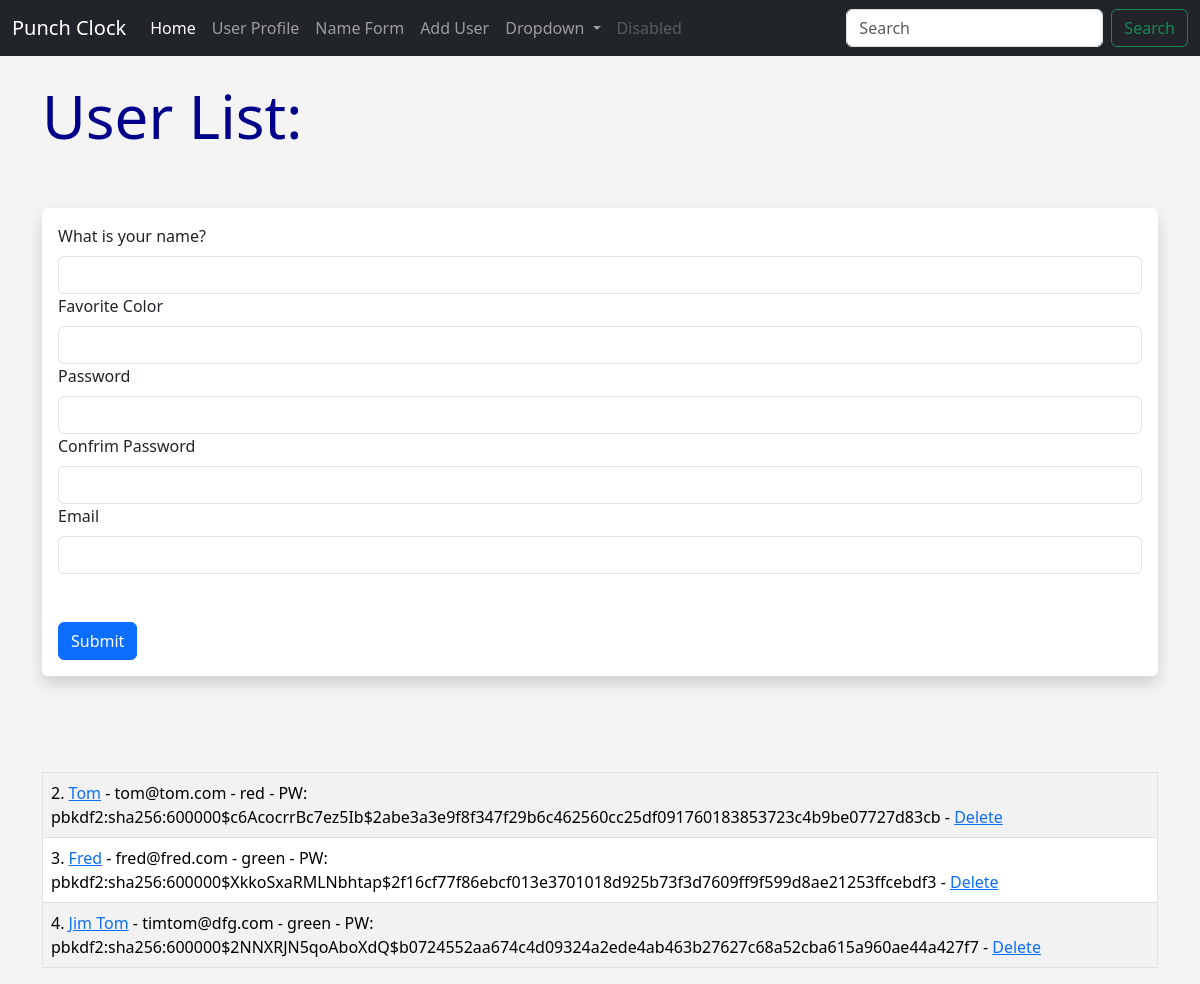
The page /user/add on the database as committed earlier.
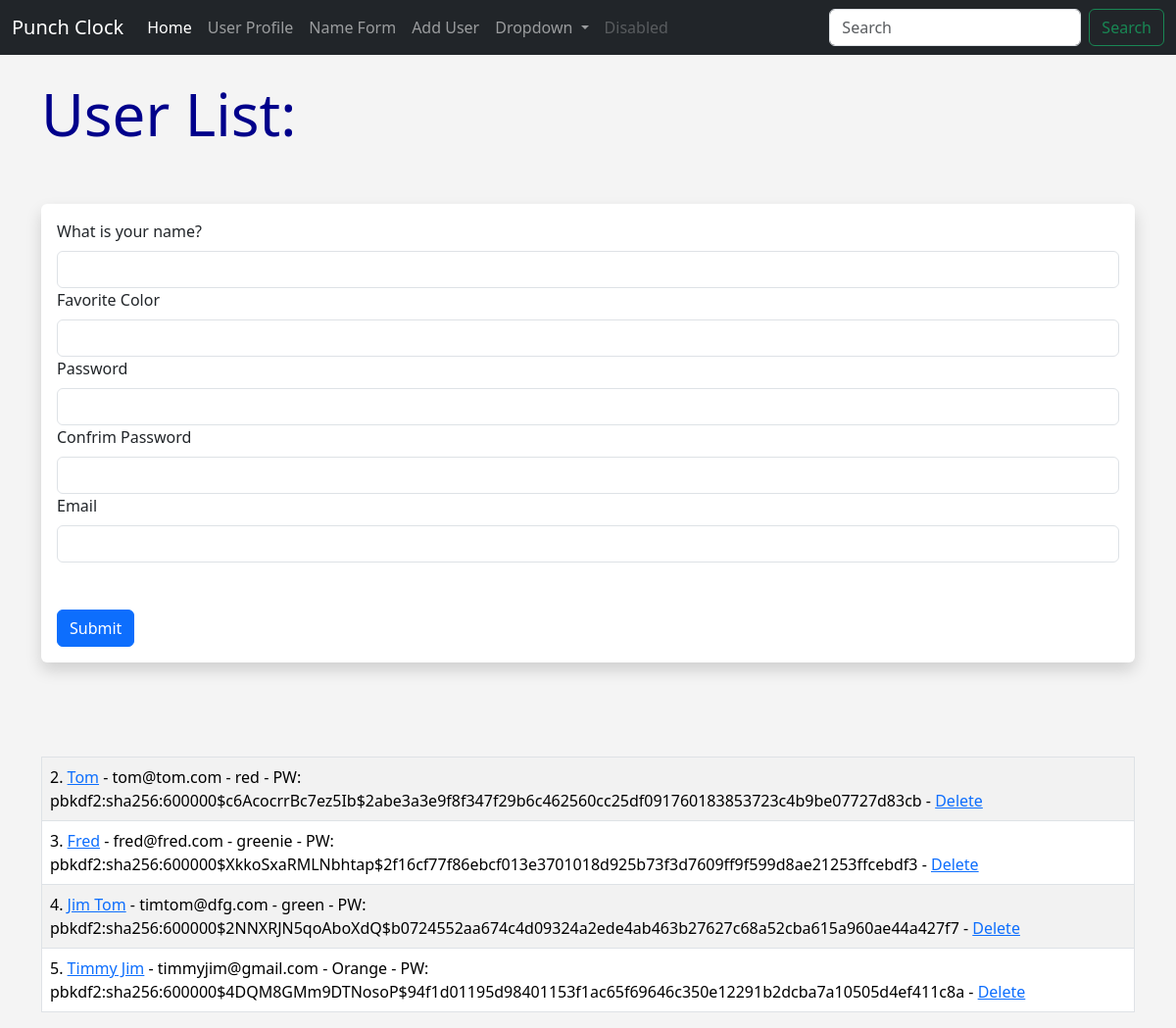
The same page on the database as committed later.
### hello.py (models this page shows, shortened)
class Users(db.Model):
    id = db.Column(db.Integer, primary_key=True)
    name = db.Column(db.String(200), nullable=False)
    email = db.Column(db.String(100), nullable=False, unique=True)
    date_added = db.Column(db.DateTime, default=datetime.utcnow)
    fav_color = db.Column(db.String(120))
    punches = db.relationship('Punches', backref='users', lazy=True)
    password_hash = db.Column(db.String(128))
    @property
    def password(self):
        raise AttributeError("Password is not a readable attribute!")

### hello.py (the view, shortened to what this page needs)
@app.route('/user/add', methods=['GET', 'POST'])
def add_user():
    name = None
    form = UserForm()
    our_users = Users.query.order_by(Users.date_added)
    return render_template("add_user.html",
                           form=form,
                           name=name,
                           our_users=our_users)

### hello.py
class UserForm(FlaskForm):
    name = StringField("What is your name?", validators=[DataRequired()])
    email = StringField("Email", validators=[DataRequired(),Email()])
    fav_color = StringField("Favorite Color")
    password_hash = PasswordField("Password", validators=[DataRequired(), EqualTo("password_hash2", message="Passwords Must Match!")])
    password_hash2 = PasswordField("Confrim Password", validators=[DataRequired()])
    submit = SubmitField("Submit")

### templates/add_user.html (shortened to what this page needs)
{% extends 'base.html' %}
{% block content %}
{% if name %}
    <h1>User Added!!</h1>
    <br/><br/>
<table class="table table-hover table-bordered table-striped">
    {% for our_user in our_users %}
<tr>
    <td>{{our_user.id}}. <a href="{{ url_for('update', id=our_user.id) }}"> {{our_user.name }}</a> - {{our_user.email}} - {{our_user.fav_color}} - <a href="{{ url_for('delete', id=our_user.id) }}">Delete</a></td>
</tr>
    {% endfor %}
</table>
{% else %}
    <h1>User List:</h1>
    <br/><br/>
<div class="shadow p-3 mb-5 bg-body rounded">
    <form method="POST">
        {{ form.name.label(class="form-label") }}
        {{ form.name(class="form-control") }}
        {{ form.fav_color.label(class="form-label") }}
        {{ form.fav_color(class="form-control") }}
        {{ form.password_hash.label(class="form-label") }}
        {{ form.password_hash(class="form-control") }}
        {{ form.password_hash2.label(class="form-label") }}
        {{ form.password_hash2(class="form-control") }}
        {{ form.email.label(class="form-label") }}
        {{ form.email(class="form-control") }}
        <br/><br/>
        {{ form.submit(class="btn btn-primary") }}
    </form>
</div>
<br/><br/>
<table class="table table-hover table-bordered table-striped">
{% for our_user in our_users %}
<tr>
    <td>{{our_user.id}}. <a href="{{ url_for('update', id=our_user.id) }}"> {{our_user.name }}</a> - {{our_user.email}} - {{our_user.fav_color}} - PW: {{ our_user.password_hash }} - <a href="{{ url_for('delete', id=our_user.id) }}">Delete</a></td>
</tr>
{% endfor %}
</table>
{% endif %}
{% endblock %}

### templates/base.html (shortened to what this page needs)
<!doctype html>
<html lang="en">
  <head>
    <link href="https://cdn.jsdelivr.net/npm/bootstrap@5.3.2/dist/css/bootstrap.min.css" rel="stylesheet">
    <link href="{{ url_for('static', filename='css/style.css')}}" rel="stylesheet">
  </head>
  <body>
    {% include 'navbar.html' %}
    <br/>
    <div class="container">
        {% block content %}
        {% endblock %}
    </div>
  </body>
</html>

### templates/navbar.html (shortened to what this page needs)
<nav class="navbar navbar-expand-lg navbar-dark bg-dark">
    <div class="container-fluid">
      <a class="navbar-brand" href="{{ url_for('index') }}">Punch Clock</a>
      <div class="collapse navbar-collapse" id="navbarSupportedContent">
        <ul class="navbar-nav me-auto mb-2 mb-lg-0">
          <li class="nav-item">
            <a class="nav-link active" aria-current="page" href="{{ url_for('index') }}">Home</a>
          </li>
          <li class="nav-item">
            <a class="nav-link" href="{{ url_for('user', name='John') }}">User Profile</a>
          </li>
          <li class="nav-item">
            <a class="nav-link" href="{{ url_for('name') }}">Name Form</a>
          </li>
          <li class="nav-item">
            <a class="nav-link" href="{{ url_for('add_user') }}">Add User</a>
          </li>
          <li class="nav-item dropdown">
            <a class="nav-link dropdown-toggle" href="#" role="button" data-bs-toggle="dropdown" aria-expanded="false">
              Dropdown
            </a>
          </li>
          <li class="nav-item">
            <a class="nav-link disabled" aria-disabled="true">Disabled</a>
          </li>
        </ul>
        <form class="d-flex" role="search">
          <input class="form-control me-2" type="search" placeholder="Search" aria-label="Search">
          <button class="btn btn-outline-success" type="submit">Search</button>
        </form>
      </div>
    </div>
  </nav>

### static/css/style.css (style rules this page uses)
h1 { color: darkblue; font-size:60px; }
body { background: #f4f4f4; }

Rows that differ between the two databases and show on the page:
changed Users "Fred": fav_color "green" → "greenie"
added Users: id "5", name "Timmy Jim", email "timmyjim@gmail.com", fav_color "Orange", password_hash "pbkdf2:sha256:600000$4DQM8GMm9DTNosoP$94f1d01195d98401153f1ac65f69646c350e12291b2dcba7a10505d4ef411c8a"
